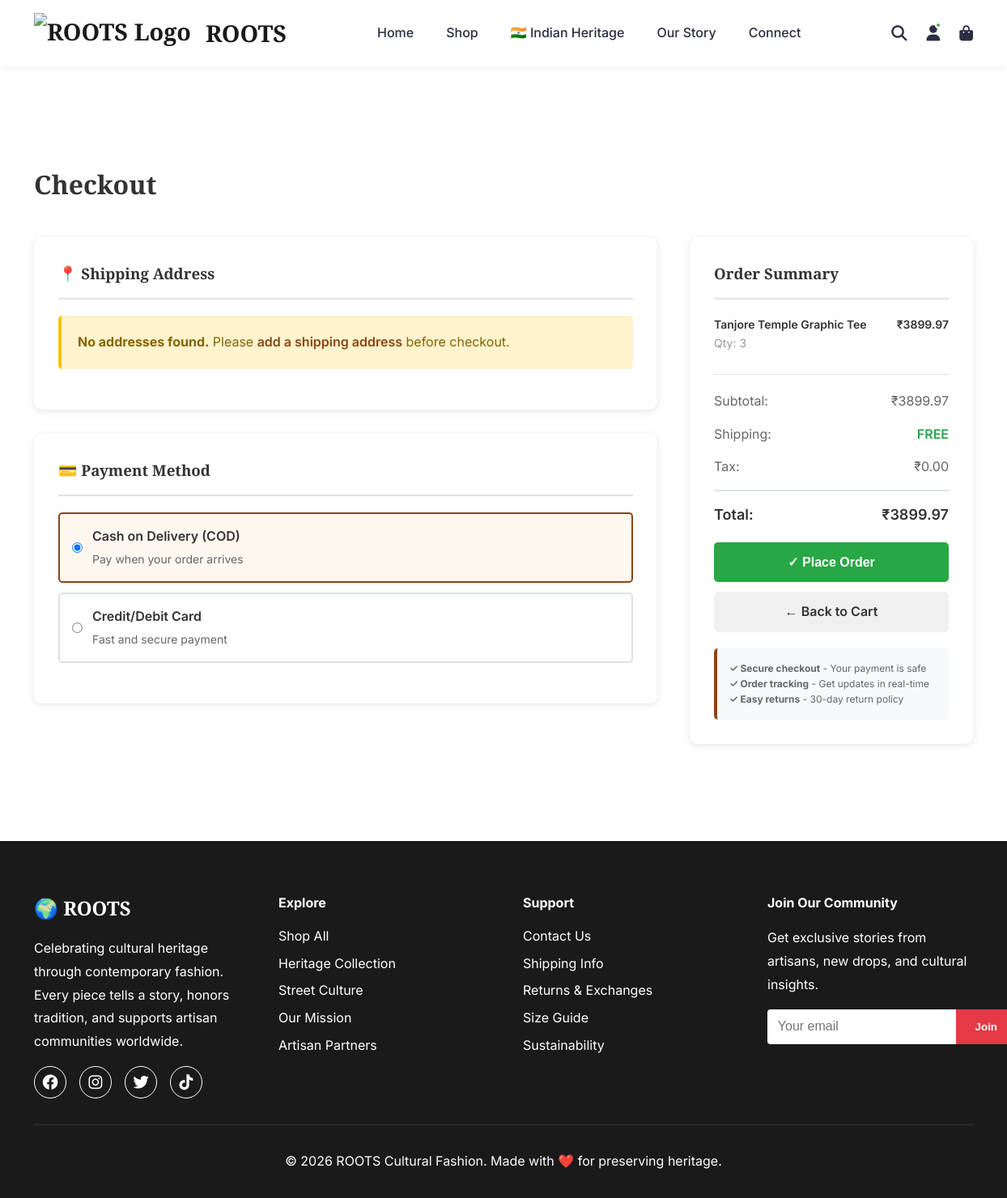
Page /cart/checkout (signed in) on the committed database.
### models/__init__.py (models this page shows, shortened)
class CartItem(db.Model):
    __tablename__ = 'cart_items'
    id = db.Column(db.Integer, primary_key=True)
    cart_id = db.Column(db.Integer, db.ForeignKey('carts.id'), nullable=False)
    product_id = db.Column(db.Integer, nullable=False)
    product_name = db.Column(db.String(200), nullable=False)
    product_image = db.Column(db.String(500))
    price = db.Column(db.Float, nullable=False)
    quantity = db.Column(db.Integer, nullable=False, default=1)
    size = db.Column(db.String(10), default='M')
    created_at = db.Column(db.DateTime, default=lambda: datetime.now(timezone.utc))
    def get_subtotal(self) -> float:
        return self.price * self.quantity

### controllers/cart_controller.py (the view)
@cart_bp.route('/checkout')
@login_required
def checkout():
    cart = cart_service.get_user_cart(session['user_id'])
    if not cart.items.count():
        flash('Your cart is empty', 'warning')
        return redirect(url_for('shop'))
    addresses = AddressRepository.find_by_user(session['user_id'])
    return render_template('cart/checkout.html', cart=cart, addresses=addresses)

### app.py (called while the page is built)
@app.after_request
def add_cache_headers(response):
    if request.path.startswith('/static/'):
        response.cache_control.max_age = 2592000
        response.cache_control.public = True
    elif request.endpoint in ['home', 'shop', 'about', 'contact', 'indian_heritage', 'design_gallery']:
        response.cache_control.max_age = 3600
        response.cache_control.public = True
    return response

@app.before_request
def redirect_to_custom_domain():
    if env == 'production':
        if 'indian-heritage-fashion.onrender.com' in request.url:
            new_url = request.url.replace('indian-heritage-fashion.onrender.com', 'www.rootsfashion.in')
            return redirect(new_url, code=301)

@app.context_processor
def inject_now():
    return {'now': datetime.now(timezone.utc)}

@app.context_processor
def inject_user():
    user_info = {
        'is_authenticated': 'user_id' in session,
        'is_admin': 'admin_id' in session,
        'username': session.get('username') or session.get('admin_username'),
        'user_id': session.get('user_id'),
        'admin_id': session.get('admin_id')
    }
    return {'current_user': user_info}

### models/__init__.py (called while the page is built)
    def get_total(self) -> float:
        return sum(item.get_subtotal() for item in self.items)

### repositories/__init__.py (called while the page is built)
    @staticmethod
    def find_by_user(user_id: int) -> List[Address]:
        return Address.query.filter_by(user_id=user_id).all()

    @staticmethod
    def find_or_create_by_user(user_id: int) -> Cart:
        cart = Cart.query.filter_by(user_id=user_id).first()
        if not cart:
            cart = Cart(user_id=user_id)
            db.session.add(cart)
            db.session.commit()
        return cart

### services/__init__.py (called while the page is built)
    def get_user_cart(self, user_id: int) -> Cart:
        return self.cart_repo.find_or_create_by_user(user_id)

### templates/cart/checkout.html (shortened to what this page needs)
{% extends "base.html" %}
{% block content %}
<div class="container" style="max-width: 1200px; margin: 80px auto; padding: 40px 20px;">
    <h1 style="margin-bottom: 40px; color: #333;">Checkout</h1>
    <form method="POST" action="{{ url_for('cart.process_checkout') }}" style="display: grid; grid-template-columns: 1fr 350px; gap: 40px;">
        <div>
            <div style="background: white; padding: 30px; border-radius: 10px; margin-bottom: 30px; box-shadow: 0 2px 10px rgba(0,0,0,0.1);">
                <h3 style="margin-top: 0; margin-bottom: 20px; color: #333; border-bottom: 2px solid #dee2e6; padding-bottom: 15px;">
                    📍 Shipping Address
                </h3>
                {% if addresses %}
                    <div style="margin-bottom: 20px;">
                        <p style="color: #666; margin-bottom: 15px; font-size: 14px;">Select an address or <a href="{{ url_for('user.add_address') }}" style="color: #8B4513; text-decoration: none; font-weight: 600;">add a new one</a></p>
                        <div style="display: grid; gap: 12px;">
                            {% for address in addresses %}
                            <label style="display: flex; align-items: flex-start; padding: 15px; border: 2px solid #dee2e6; border-radius: 5px; cursor: pointer; transition: all 0.2s;">
                                <input type="radio" name="address_id" value="{{ address.id }}" required
                                       {% if loop.first %}checked{% endif %}
                                       style="margin-top: 4px; margin-right: 12px; cursor: pointer;">
                                <div>
                                    <h4 style="margin: 0 0 5px 0; color: #333;">{{ address.full_name }}</h4>
                                    <p style="margin: 5px 0; color: #666; font-size: 14px;">
                                        {{ address.address_line1 }}
                                        {% if address.address_line2 %}, {{ address.address_line2 }}{% endif %}
                                    </p>
                                    <p style="margin: 5px 0; color: #666; font-size: 14px;">
                                        {{ address.city }}, {{ address.state }} {{ address.postal_code }}
                                    </p>
                                    <p style="margin: 5px 0; color: #666; font-size: 14px;">
                                        Phone: {{ address.phone }}
                                    </p>
                                    {% if address.is_default %}
                                    <span style="display: inline-block; margin-top: 8px; padding: 3px 8px; background: #28a745; color: white; border-radius: 3px; font-size: 12px; font-weight: 600;">Default</span>
                                    {% endif %}
                                </div>
                            </label>
                            {% endfor %}
                        </div>
                    </div>
                {% else %}
                    <div style="padding: 20px; background: #fff3cd; border-radius: 5px; margin-bottom: 20px; border-left: 4px solid #ffc107;">
                        <p style="margin: 0; color: #856404;">
                            <strong>No addresses found.</strong> Please <a href="{{ url_for('user.add_address') }}" style="color: #8B4513; font-weight: 600; text-decoration: none;">add a shipping address</a> before checkout.
                        </p>
                    </div>
                {% endif %}
            </div>
            <div style="background: white; padding: 30px; border-radius: 10px; box-shadow: 0 2px 10px rgba(0,0,0,0.1);">
                <h3 style="margin-top: 0; margin-bottom: 20px; color: #333; border-bottom: 2px solid #dee2e6; padding-bottom: 15px;">
                    💳 Payment Method
                </h3>
                <div style="margin-bottom: 20px;">
                    <label style="display: flex; align-items: center; padding: 15px; border: 2px solid #dee2e6; border-radius: 5px; cursor: pointer; margin-bottom: 12px; transition: all 0.2s;">
                        <input type="radio" name="payment_method" value="cod" required checked
                               style="margin-right: 12px; cursor: pointer;">
                        <div>
                            <h4 style="margin: 0; color: #333; font-weight: 600;">Cash on Delivery (COD)</h4>
                            <p style="margin: 5px 0 0 0; color: #666; font-size: 14px;">Pay when your order arrives</p>
                        </div>
                    </label>
                    <label style="display: flex; align-items: center; padding: 15px; border: 2px solid #dee2e6; border-radius: 5px; cursor: pointer; transition: all 0.2s;" onclick="toggleCardFields()">
                        <input type="radio" name="payment_method" value="card"
                               style="margin-right: 12px; cursor: pointer;">
                        <div>
                            <h4 style="margin: 0; color: #333; font-weight: 600;">Credit/Debit Card</h4>
                            <p style="margin: 5px 0 0 0; color: #666; font-size: 14px;">Fast and secure payment</p>
                        </div>
                    </label>
                </div>
            </div>
        </div>
        <div>
            <div style="background: white; padding: 30px; border-radius: 10px; box-shadow: 0 2px 10px rgba(0,0,0,0.1); position: sticky; top: 100px;">
                <h3 style="margin-top: 0; margin-bottom: 20px; color: #333; border-bottom: 2px solid #dee2e6; padding-bottom: 15px;">Order Summary</h3>
                <div style="margin-bottom: 20px; max-height: 300px; overflow-y: auto; border-bottom: 1px solid #dee2e6; padding-bottom: 15px;">
                    {% for item in cart.items %}
                    <div style="display: flex; justify-content: space-between; margin-bottom: 12px; font-size: 14px;">
                        <div style="color: #666;">
                            <div style="font-weight: 600; color: #333;">{{ item.product_name }}</div>
                            <div style="color: #999;">Qty: {{ item.quantity }}</div>
                        </div>
                        <div style="font-weight: 600; color: #333;">₹{{ "%.2f"|format(item.get_subtotal()) }}</div>
                    </div>
                    {% endfor %}
                </div>
                <div style="margin-bottom: 15px; display: flex; justify-content: space-between; color: #666;">
                    <span>Subtotal:</span>
                    <span>₹{{ "%.2f"|format(cart.get_total()) }}</span>
                </div>
                <div style="margin-bottom: 15px; display: flex; justify-content: space-between; color: #666;">
                    <span>Shipping:</span>
                    <span style="color: #28a745; font-weight: 600;">FREE</span>
                </div>
                <div style="margin-bottom: 15px; display: flex; justify-content: space-between; color: #666;">
                    <span>Tax:</span>
                    <span>₹0.00</span>
                </div>
                <div style="margin-bottom: 20px; padding-top: 15px; border-top: 2px solid #dee2e6; display: flex; justify-content: space-between; font-size: 18px; font-weight: 600; color: #333;">
                    <span>Total:</span>
                    <span>₹{{ "%.2f"|format(cart.get_total()) }}</span>
                </div>
                <button type="submit"
                        style="width: 100%; padding: 15px; background: #28a745; color: white; border: none; border-radius: 5px; font-weight: 600; font-size: 16px; cursor: pointer; transition: background 0.2s;">
                    ✓ Place Order
                </button>
                <a href="{{ url_for('cart.view_cart') }}"
                   style="display: block; text-align: center; margin-top: 12px; padding: 12px; background: #f0f0f0; color: #333; text-decoration: none; border-radius: 5px; font-weight: 600; transition: background 0.2s;">
                    ← Back to Cart
                </a>
                <div style="margin-top: 20px; padding: 15px; background: #f8f9fa; border-radius: 5px; border-left: 4px solid #8B4513;">
                    <p style="margin: 0; font-size: 12px; color: #666;">
                        <strong>✓ Secure checkout</strong> - Your payment is safe<br>
                        <strong>✓ Order tracking</strong> - Get updates in real-time<br>
                        <strong>✓ Easy returns</strong> - 30-day return policy
                    </p>
                </div>
            </div>
        </div>
    </form>
</div>
{% endblock %}

### static/css/style.css (style rules this page uses)
* { margin: 0; padding: 0; box-sizing: border-box; }
:root { --primary-color: #1a1a1a; --secondary-color: #e63946; --accent-color: #f4a261; --text-color: #2b2d42; --light-bg: #fefae0; --white: #ffffff; --gray: #8d99ae; --border-color: #edf2f4; }
body { font-family: 'Inter', 'Segoe UI', sans-serif; line-height: 1.6; color: var(--text-color); }
h1, h2, h3 { font-family: 'Playfair Display', serif; }
.container { max-width: 1200px; margin: 0 auto; padding: 0 20px; }

### templates/cart/checkout.html (style rules this page uses)
input[type="radio"]:checked + label, label:has(input[type="radio"]:checked) { border-color: #8B4513 !important; background: #fff8f0 !important; }

### rows in the picture
CartItem: product_name "Tanjore Temple Graphic Tee", quantity "3", get_subtotal "3899.97", get_total "3899.97"
